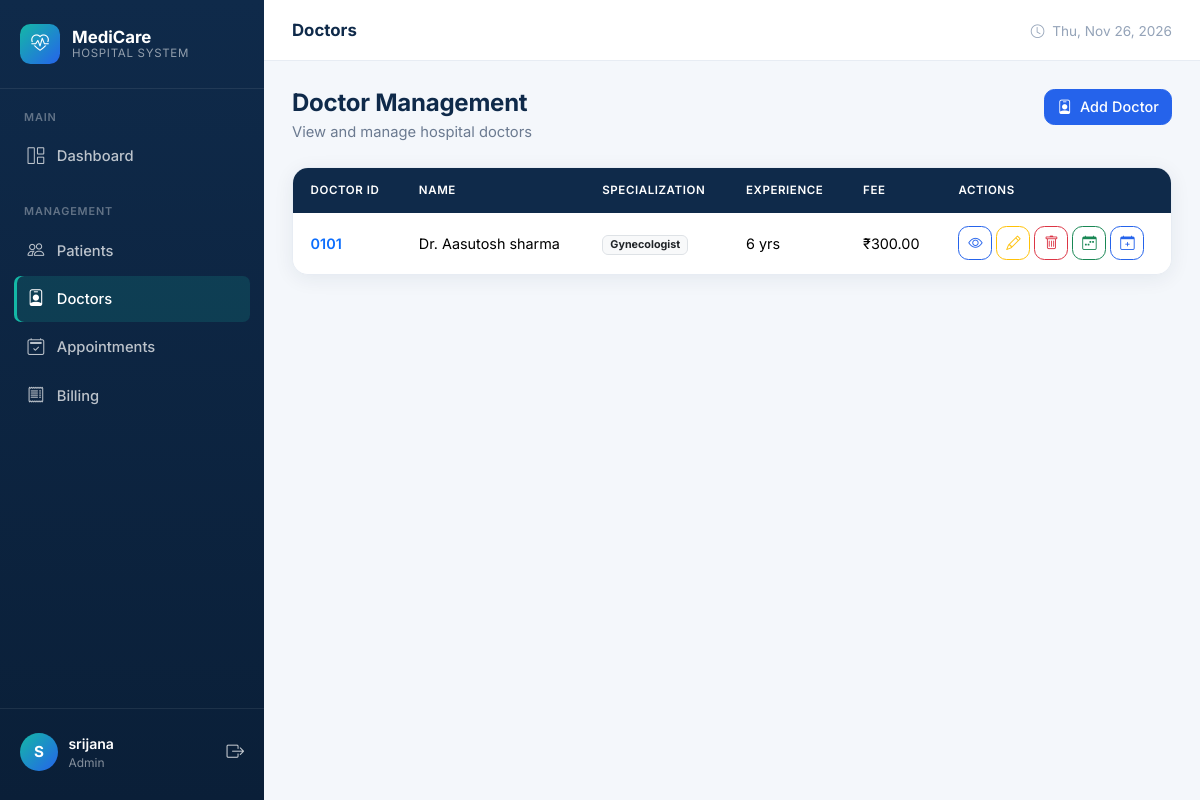
Page /doctors/ (signed in) on the earlier database version.
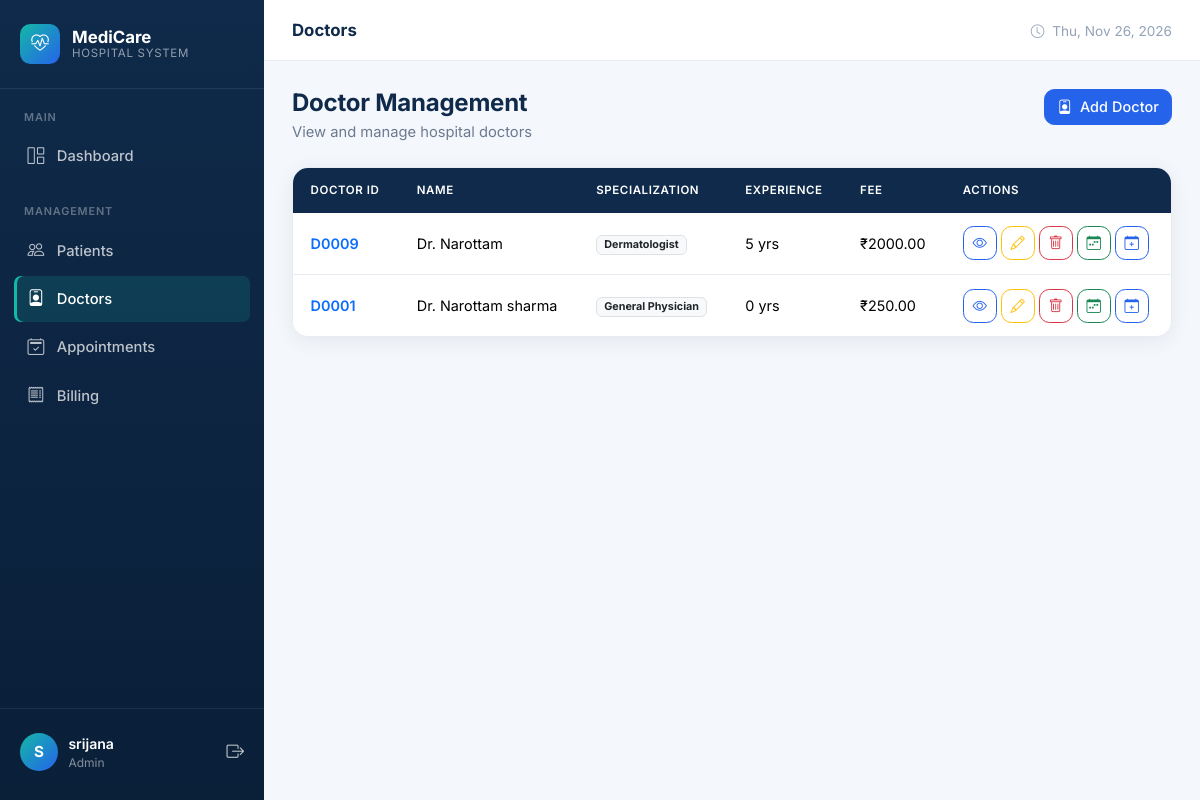
Same page on the later database version.
### hospital/models.py (models this page shows, shortened)
class Doctor(models.Model):
    SPECIALIZATION_CHOICES = [
        ('Cardiologist', 'Cardiologist'),
        ('Dermatologist', 'Dermatologist'),
        ('Neurologist', 'Neurologist'),
        ('Orthopedic', 'Orthopedic'),
        ('Pediatrician', 'Pediatrician'),
        ('Psychiatrist', 'Psychiatrist'),
        ('General Physician', 'General Physician'),
        ('Gynecologist', 'Gynecologist'),
        ('Dentist', 'Dentist'),
        ('Other', 'Other'),
    ]
    GENDER_CHOICES = [
        ('Male', 'Male'),
        ('Female', 'Female'),
        ('Other', 'Other'),
    ]
    user = models.OneToOneField(
        User,
        on_delete=models.CASCADE,
        null=True,
        blank=True,
        related_name='doctor_profile'
    )
    doctor_id = models.CharField(
        max_length=20,
        unique=True,
        blank=True
    )
    full_name = models.CharField(
        max_length=100
    )
    gender = models.CharField(
        max_length=10,
        choices=GENDER_CHOICES
    )
    specialization = models.CharField(
        max_length=50,
        choices=SPECIALIZATION_CHOICES
    )
    phone = models.CharField(
        max_length=15
    )
    email = models.EmailField(
        blank=True
    )
    address = models.TextField()
    qualification = models.CharField(
        max_length=100
    )
    experience = models.PositiveIntegerField()
    consultation_fee = models.DecimalField(
        max_digits=10,
        decimal_places=2,
        default=0,
        validators=[MinValueValidator(0)]
    )
    created_at = models.DateTimeField(
        auto_now_add=True
    )

### hospital/views.py (the view)
@login_required
def doctor_list(request):
    doctors = Doctor.objects.all().order_by('-created_at')
    return render(
        request,
        'hospital/doctor_list.html',
        {
            'doctors': doctors,
        }
    )

### hospital/templates/hospital/doctor_list.html (shortened to what this page needs)
{% extends 'hospital/base.html' %}
{% block page_title %}Doctors{% endblock %}
{% block content %}
<div class="page-header">
    <div>
        <h1>Doctor Management</h1>
        <div class="subtitle">View and manage hospital doctors</div>
    </div>
    <a href="{% url 'add_doctor' %}" class="btn btn-primary">
        <i class="bi bi-person-badge me-1"></i> Add Doctor
    </a>
</div>
<div class="card-modern">
    <div class="card-body p-0">
        <div class="table-responsive">
            <table class="table table-modern">
                <thead>
                    <tr>
                        <th>Doctor ID</th>
                        <th>Name</th>
                        <th>Specialization</th>
                        <th>Experience</th>
                        <th>Fee</th>
                        <th>Actions</th>
                    </tr>
                </thead>
                <tbody>
                    {% for doctor in doctors %}
                    <tr>
                        <td><span class="fw-600 text-primary">{{ doctor.doctor_id }}</span></td>
                        <td>Dr. {{ doctor.full_name }}</td>
                        <td><span class="badge bg-light text-dark border">{{ doctor.specialization }}</span></td>
                        <td>{{ doctor.experience }} yrs</td>
                        <td>₹{{ doctor.consultation_fee }}</td>
                        <td>
                            <div class="d-flex gap-1">
                                <a href="{% url 'doctor_detail' doctor.id %}"
                                    class="btn btn-sm btn-outline-primary btn-icon" title="View">
                                    <i class="bi bi-eye"></i>
                                </a>
                                <a href="{% url 'edit_doctor' doctor.id %}"
                                    class="btn btn-sm btn-outline-warning btn-icon" title="Edit">
                                    <i class="bi bi-pencil"></i>
                                </a>
                                <a href="{% url 'delete_doctor' doctor.id %}"
                                    class="btn btn-sm btn-outline-danger btn-icon" title="Delete">
                                    <i class="bi bi-trash"></i>
                                </a>
                                <a href="{% url 'doctor_schedule' doctor.id %}"
                                    class="btn btn-sm btn-outline-success btn-icon" title="Manage Schedule">
                                    <i class="bi bi-calendar-week"></i>
                                </a>
                                <a href="{% url 'add_doctor_schedule' doctor.id %}"
                                    class="btn btn-sm btn-outline-primary btn-icon" title="Add Schedule">
                                    <i class="bi bi-calendar-plus"></i>
                                </a>
                            </div>
                        </td>
                    </tr>
                    {% endfor %}
                </tbody>
            </table>
        </div>
    </div>
</div>
{% endblock %}

Differences in the rows shown:
removed Doctor: doctor_id "0101", full_name "Aasutosh sharma", specialization "Gynecologist", experience "6", consultation_fee "300.00"
added Doctor: doctor_id "D0009", full_name "Narottam", specialization "Dermatologist", experience "5", consultation_fee "2000.00"
added Doctor: doctor_id "D0001", full_name "Narottam sharma", specialization "General Physician", experience "0", consultation_fee "250.00"
